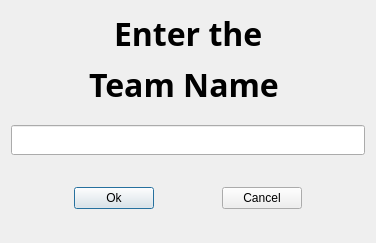
<?xml version="1.0" encoding="UTF-8"?>
<ui version="4.0">
 <class>OPEN_WIN</class>
 <widget class="QDialog" name="OPEN_WIN">
  <property name="windowModality">
   <enum>Qt::ApplicationModal</enum>
  </property>
  <property name="geometry">
   <rect>
    <x>0</x>
    <y>0</y>
    <width>376</width>
    <height>243</height>
   </rect>
  </property>
  <property name="windowTitle">
   <string>OPEN_DIG</string>
  </property>
  <property name="modal">
   <bool>false</bool>
  </property>
  <layout class="QVBoxLayout" name="verticalLayout_2">
   <item>
    <layout class="QVBoxLayout" name="Layout_TEAM_NAME">
     <item>
      <widget class="QLabel" name="Label_Enter">
       <property name="font">
        <font>
         <family>Microsoft JhengHei</family>
         <pointsize>24</pointsize>
         <weight>75</weight>
         <bold>true</bold>
        </font>
       </property>
       <property name="text">
        <string>Enter the  </string>
       </property>
       <property name="alignment">
        <set>Qt::AlignLeading|Qt::AlignLeft|Qt::AlignVCenter</set>
       </property>
       <property name="indent">
        <number>103</number>
       </property>
      </widget>
     </item>
     <item>
      <widget class="QLabel" name="Label_TEAM_NAME">
       <property name="font">
        <font>
         <family>Microsoft JhengHei</family>
         <pointsize>24</pointsize>
         <weight>75</weight>
         <bold>true</bold>
        </font>
       </property>
       <property name="text">
        <string>Team Name  </string>
       </property>
       <property name="alignment">
        <set>Qt::AlignLeading|Qt::AlignLeft|Qt::AlignVCenter</set>
       </property>
       <property name="indent">
        <number>78</number>
       </property>
      </widget>
     </item>
     <item>
      <spacer name="Spacer_Dummy_3">
       <property name="orientation">
        <enum>Qt::Vertical</enum>
       </property>
       <property name="sizeType">
        <enum>QSizePolicy::Fixed</enum>
       </property>
       <property name="sizeHint" stdset="0">
        <size>
         <width>20</width>
         <height>12</height>
        </size>
       </property>
      </spacer>
     </item>
     <item>
      <widget class="QLineEdit" name="VALUE_TEAM_NAME">
       <property name="sizePolicy">
        <sizepolicy hsizetype="Expanding" vsizetype="Fixed">
         <horstretch>0</horstretch>
         <verstretch>0</verstretch>
        </sizepolicy>
       </property>
       <property name="font">
        <font>
         <family>Microsoft JhengHei</family>
         <pointsize>11</pointsize>
         <weight>75</weight>
         <bold>true</bold>
        </font>
       </property>
       <property name="layoutDirection">
        <enum>Qt::LeftToRight</enum>
       </property>
       <property name="inputMask">
        <string/>
       </property>
       <property name="alignment">
        <set>Qt::AlignCenter</set>
       </property>
      </widget>
     </item>
     <item>
      <spacer name="Spacer_Dummy_2">
       <property name="orientation">
        <enum>Qt::Vertical</enum>
       </property>
       <property name="sizeType">
        <enum>QSizePolicy::Fixed</enum>
       </property>
       <property name="sizeHint" stdset="0">
        <size>
         <width>20</width>
         <height>26</height>
        </size>
       </property>
      </spacer>
     </item>
    </layout>
   </item>
   <item>
    <layout class="QHBoxLayout" name="Layout_Options">
     <item>
      <spacer name="Spacer_Dummy_4">
       <property name="orientation">
        <enum>Qt::Horizontal</enum>
       </property>
       <property name="sizeHint" stdset="0">
        <size>
         <width>40</width>
         <height>20</height>
        </size>
       </property>
      </spacer>
     </item>
     <item>
      <widget class="QPushButton" name="BTN_OK">
       <property name="text">
        <string>Ok</string>
       </property>
       <property name="autoDefault">
        <bool>true</bool>
       </property>
       <property name="default">
        <bool>false</bool>
       </property>
      </widget>
     </item>
     <item>
      <spacer name="Spacer_Dummy_6">
       <property name="orientation">
        <enum>Qt::Horizontal</enum>
       </property>
       <property name="sizeHint" stdset="0">
        <size>
         <width>40</width>
         <height>20</height>
        </size>
       </property>
      </spacer>
     </item>
     <item>
      <widget class="QPushButton" name="BTN_CNCL">
       <property name="text">
        <string>Cancel</string>
       </property>
       <property name="autoDefault">
        <bool>true</bool>
       </property>
       <property name="default">
        <bool>false</bool>
       </property>
       <property name="flat">
        <bool>false</bool>
       </property>
      </widget>
     </item>
     <item>
      <spacer name="Spacer_Dummy_5">
       <property name="orientation">
        <enum>Qt::Horizontal</enum>
       </property>
       <property name="sizeHint" stdset="0">
        <size>
         <width>40</width>
         <height>20</height>
        </size>
       </property>
      </spacer>
     </item>
    </layout>
   </item>
   <item>
    <spacer name="Spacer_Dummy_7">
     <property name="orientation">
      <enum>Qt::Vertical</enum>
     </property>
     <property name="sizeHint" stdset="0">
      <size>
       <width>20</width>
       <height>40</height>
      </size>
     </property>
    </spacer>
   </item>
  </layout>
 </widget>
 <tabstops>
  <tabstop>BTN_OK</tabstop>
  <tabstop>BTN_CNCL</tabstop>
 </tabstops>
 <resources/>
 <connections>
  <connection>
   <sender>BTN_CNCL</sender>
   <signal>clicked()</signal>
   <receiver>OPEN_WIN</receiver>
   <slot>close()</slot>
   <hints>
    <hint type="sourcelabel">
     <x>297</x>
     <y>201</y>
    </hint>
    <hint type="destinationlabel">
     <x>199</x>
     <y>149</y>
    </hint>
   </hints>
  </connection>
 </connections>
</ui>
